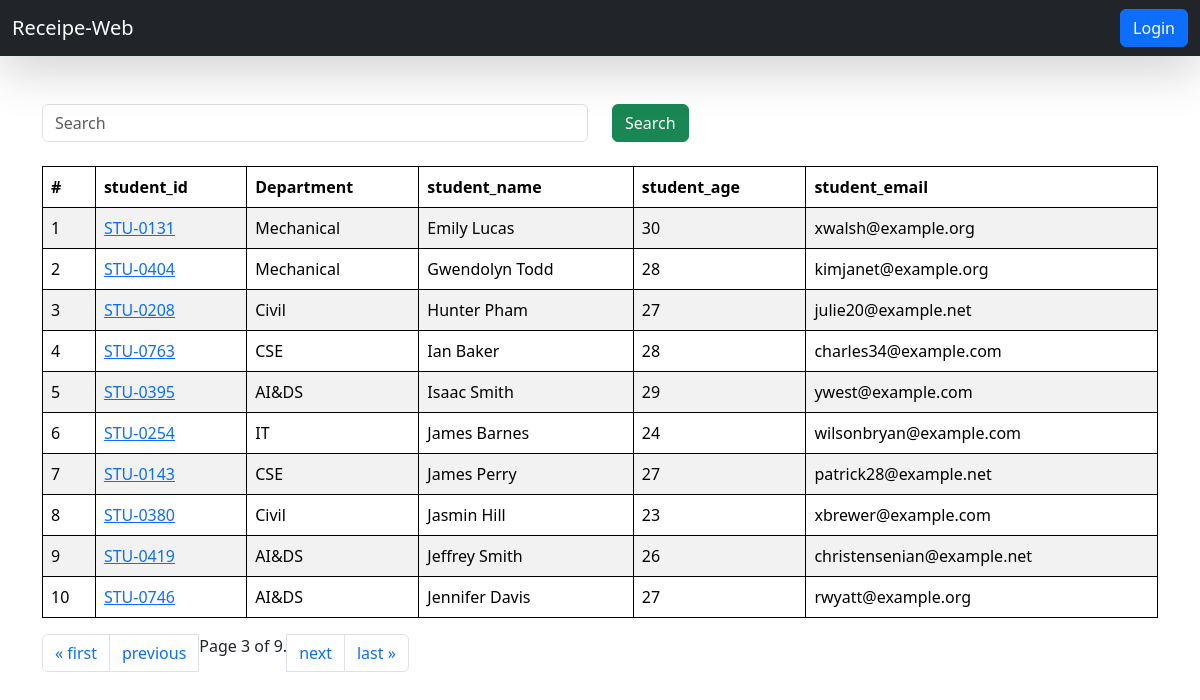
Screenshot of /students/?page=3 with the database file from the repository.
### vege/models.py (models this page shows, shortened)
class Student(models.Model):
    department = models.ForeignKey(Department, related_name="depart", on_delete=models.CASCADE)
    student_id = models.OneToOneField(StudentID, related_name="studentid", on_delete=models.CASCADE)
    student_name = models.CharField(max_length=100)
    student_email = models.EmailField(unique=True)
    student_age = models.IntegerField(default=18)
    student_address = models.TextField()
    is_deleted = models.BooleanField(default=False)
    objects = StudentManager()
    admin_objects = models.Manager()
    class Meta:
        ordering = ['student_name']   #  it store in alphabetical order
        verbose_name = "student"     # it means Student class can also known as student

class StudentID(models.Model):
    student_id = models.CharField(max_length=100)
    def __str__(self) -> str:
        return self.student_id

class Department(models.Model):
    department = models.CharField(max_length=100)
    class Meta:
        ordering = ['department']    # it store in alphabetical order

### vege/views.py (the view, shortened to what this page needs)
# urls.py: path('students/',get_students, name="get_students" ),
def get_students(request):
    queryset = Student.objects.all()
    paginator = Paginator(queryset, 10)   # show 25 contacts per page
    page_number = request.GET.get('page',1)
    page_obj = paginator.get_page(page_number)
    print(page_obj)
    return render(request,'report/student.html',{'queryset':page_obj})

### vege/models.py (called while the page is built)
    def get_queryset(self):
        return super().get_queryset().filter(is_deleted=False)

### vege/templates/report/student.html
{% extends "home/base.html" %}
{% block start %}
{% load static %}
<div class="container mt-5">
    <form class="mb-4">
        <div class="row">
            <div class="col-md-6">
                <input class="form-control" name="search" placeholder="Search" type="text">
            </div>
            <div class="col-md-6">
                <button class="btn btn-success">Search</button>
            </div>
        </div>
    </form>
    <table class="table table-striped">
        <thead>
            <tr>
                <th scope="col">#</th>
                <th scope="col">student_id</th>
                <th scope="col">Department</th>
                <th scope="col">student_name</th>
                <th scope="col">student_age</th>
                <th scope="col">student_email</th>
            </tr>
        </thead>
        <tbody>
            {% for student in queryset %}
            <tr>
                <td scope="row">{{forloop.counter}}</td>
                <td>
                    <a href="{% url 'see_marks' student.student_id %}">{{student.student_id}}</a>
                </td>
                <td>{{student.department.department}}</td>
                <td>{{student.student_name}}</td>
                <td>{{student.student_age}}</td>
                <td>{{student.student_email}}</td>
            </tr>
            {% endfor %}
        </tbody>
    </table>
    <nav aria-label="Page navigation example">
        <ul class="pagination">
            {% if queryset.has_previous %}
            <li class="page-item"><a class="page-link" href="?page=1">&laquo; first</a></li>
            <li class="page-item"><a class="page-link" href="?page={{ queryset.previous_page_number }}">previous</a>
            </li>
            {% endif %}
            <span class="current">
                Page {{ queryset.number }} of {{ queryset.paginator.num_pages }}.
            </span>
            {% if queryset.has_next %}
            <li class="page-item"><a class="page-link" href="?page={{ queryset.next_page_number }}">next</a></li>
            <li class="page-item"><a class="page-link" href="?page={{ queryset.paginator.num_pages }}">last
                    &raquo;</a></li>
            {% endif %}
        </ul>
    </nav>
</div>
{% endblock %}

### home/templates/home/base.html (style rules this page uses)
table, th, td { border: 1px solid black; }

### rows the page displays
Student: student_id "STU-0131", department.department "Mechanical", student_name "Emily Lucas", student_age "30", student_email "xwalsh@example.org"
Student: student_id "STU-0404", department.department "Mechanical", student_name "Gwendolyn Todd", student_age "28", student_email "kimjanet@example.org"
Student: student_id "STU-0208", department.department "Civil", student_name "Hunter Pham", student_age "27", student_email "julie20@example.net"
Student: student_id "STU-0763", department.department "CSE", student_name "Ian Baker", student_age "28", student_email "charles34@example.com"
Student: student_id "STU-0395", department.department "AI&DS", student_name "Isaac Smith", student_age "29", student_email "ywest@example.com"
Student: student_id "STU-0254", department.department "IT", student_name "James Barnes", student_age "24", student_email "wilsonbryan@example.com"
Student: student_id "STU-0143", department.department "CSE", student_name "James Perry", student_age "27", student_email "patrick28@example.net"
Student: student_id "STU-0380", department.department "Civil", student_name "Jasmin Hill", student_age "23", student_email "xbrewer@example.com"
Student: student_id "STU-0419", department.department "AI&DS", student_name "Jeffrey Smith", student_age "26", student_email "christensenian@example.net"
Student: student_id "STU-0746", department.department "AI&DS", student_name "Jennifer Davis", student_age "27", student_email "rwyatt@example.org"

### other values shown
{{ queryset.number }} "3"
{{ queryset.paginator.num_pages }} "9"
